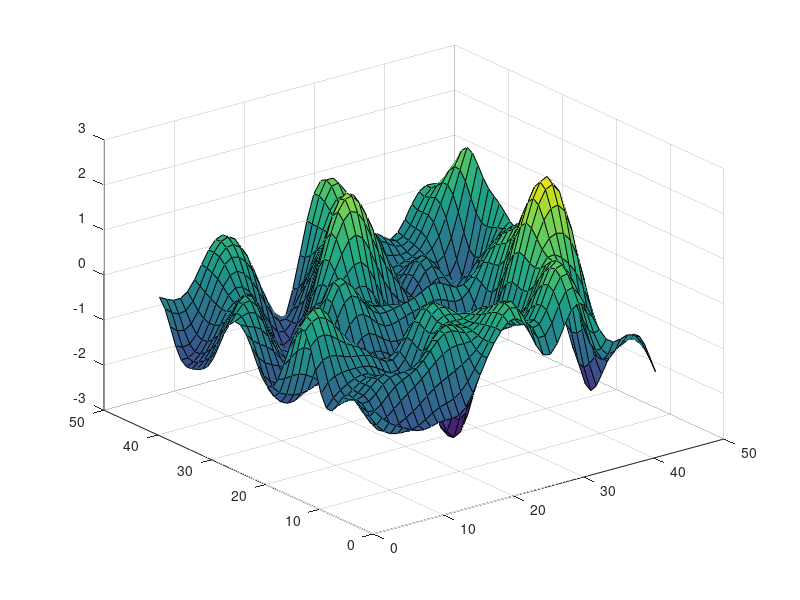

This chart was generated by the following MATLAB code:
clear all;
clc;
close all;


[pointsX, pointsY] =  meshgrid([1 : 0.1 : 5], [1 : 0.1 : 5]);

l = 0.5/sqrt(2);


signal_std = 1;

noise = 0;

kernel = signal_std^2 * exp (- squareform(pdist([pointsX(:), pointsY(:)])).^2 / (2 * l^2) ) + noise^2 * eye(numel(pointsX));


R = mvnrnd( zeros(numel(pointsX), 1) , kernel, 1);

R = reshape(R, size(pointsX));

surf(R)

% plot(points, R);


% hold on;
% axis([1 100 -20 20]);
